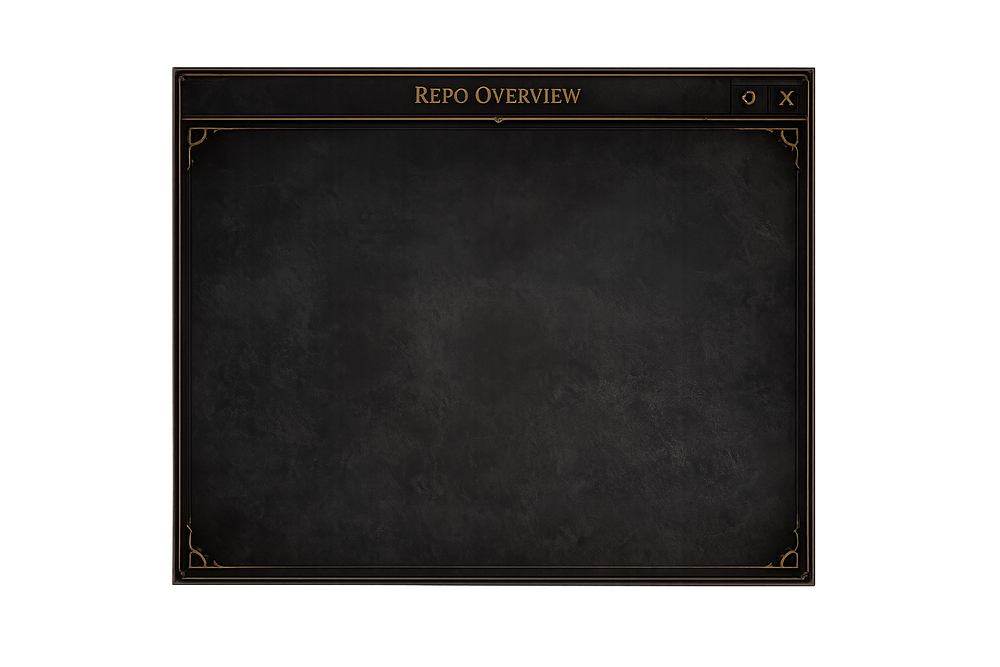
#> input picture asset-review/A-generated-img2img-3of5.png, 1000 x 667 px, shrunk from 1536 x 1024 before the run
$ python inpaint.py ../asset-review/A-generated-img2img-3of5.png ../asset-review/00-ref-corner-zoom8x.png out.png
#> lines starting #> are read from the running program, lines starting #| are printed output that depends on the picture
#!/usr/bin/env python3
"""Object removal via LaMa (simple-lama-inpainting). Native-res, keeps unmasked pixels, no restyle.

Usage: python3 tools/inpaint.py <image.png> <mask.png> <out.png>
Mask: white (255) = remove/inpaint, black = keep.
"""
import sys
from PIL import Image
from simple_lama_inpainting import SimpleLama

img = Image.open(sys.argv[1]).convert("RGB")
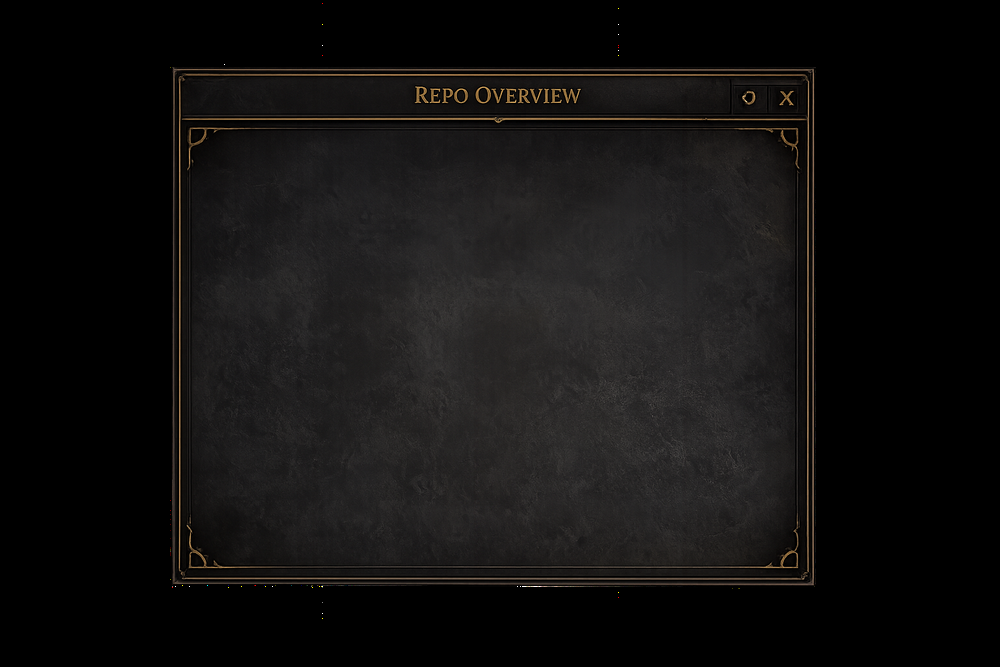
#> img: PIL image 1000x667 RGB; mean R, G, B 17.2, 16.1, 15.6
mask = Image.open(sys.argv[2]).convert("L")
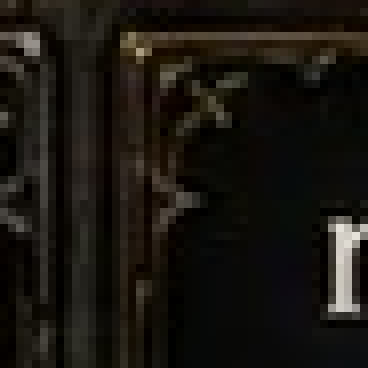
#> input picture asset-review/00-ref-corner-zoom8x.png, 368 x 368 px
#> (the run stopped early here; a loop or call above may not have finished)
